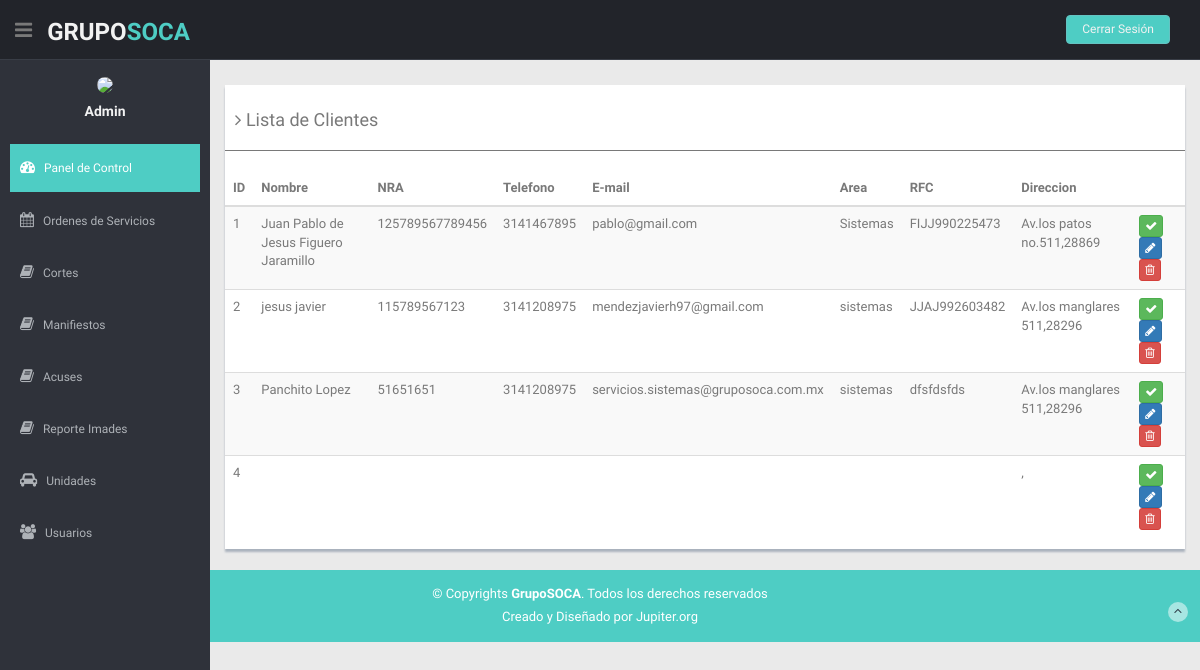
/Resoca/Admin/listar_clientes.php, run on the app's committed database.
### tables this page shows
CREATE TABLE IF NOT EXISTS `clientes` (
  `id` int(11) NOT NULL AUTO_INCREMENT,
  `nombre` varchar(75) NOT NULL,
  `nra` varchar(15) NOT NULL,
  `telefono` varchar(10) DEFAULT NULL,
  `email` varchar(100) NOT NULL,
  `area` varchar(30) DEFAULT NULL,
  `rfc` varchar(13) NOT NULL,
  `dir` varchar(150) DEFAULT NULL,
  `cp` varchar(5) DEFAULT NULL,
  `user` varchar(40) NOT NULL,
  `pwd` varchar(150) NOT NULL,
  `creado` timestamp NOT NULL DEFAULT current_timestamp(),
  PRIMARY KEY (`id`),
  UNIQUE KEY `email` (`email`),
  UNIQUE KEY `rfc` (`rfc`),
  UNIQUE KEY `user` (`user`)
);

### Resoca/Admin/listar_clientes.php (the view, shortened to what this page needs)
<?php
  $nombreServidor = "localhost";
  $nombreUsuario = "root";
  $passwordBaseDeDatos = "";
  $nombreBaseDeDatos = "resoca";
  $conexion = new mysqli($nombreServidor, $nombreUsuario, $passwordBaseDeDatos, $nombreBaseDeDatos);
?>
<!DOCTYPE html>
<html lang="en">
<head>
  <link href="lib/bootstrap/css/bootstrap.min.css" rel="stylesheet">
  <link href="lib/font-awesome/css/font-awesome.css" rel="stylesheet" />
  <link href="lib/advanced-datatable/css/demo_page.css" rel="stylesheet" />
  <link href="lib/advanced-datatable/css/demo_table.css" rel="stylesheet" />
  <link rel="stylesheet" href="lib/advanced-datatable/css/DT_bootstrap.css" />
  <link href="css/style.css" rel="stylesheet">
  <link href="css/style-responsive.css" rel="stylesheet">
</head>
<body>
  <section id="container">
    <header class="header black-bg">
      <div class="sidebar-toggle-box">
        <div class="fa fa-bars tooltips" data-placement="right" data-original-title="Toggle Navigation"></div>
      </div>
      <a href="index.html" class="logo"><b>Grupo<span>SOCA</span></b></a>
      <div class="top-menu">
        <ul class="nav pull-right top-menu">
          <li><a class="logout" href="login.html">Cerrar Sesión</a></li>
        </ul>
      </div>
    </header>
    <aside>
      <div id="sidebar" class="nav-collapse ">
        <ul class="sidebar-menu" id="nav-accordion">
          <p class="centered"><a href="profile.html"><img src="img/favicon.ico" class="img-circle" width="80"></a></p>
          <h5 class="centered">Admin</h5>
          <li class="mt">
            <a class="active" href="index.html">
              <i class="fa fa-dashboard"></i>
              <span>Panel de Control</span>
              </a>
          </li>
          <li class="sub-menu">
            <a href="javascript:;">
              <i class="fa fa-calendar"></i>
              <span>Ordenes de Servicios</span>
              </a>
          </li>
          <li class="sub-menu">
            <a href="javascript:;">
              <i class="fa fa-book"></i>
              <span>Cortes</span>
              </a>
          </li>
          <li class="sub-menu">
            <a href="javascript:;">
              <i class="fa fa-book"></i>
              <span>Manifiestos</span>
              </a>
          </li>
          <li class="sub-menu">
            <a href="javascript:;">
              <i class="fa fa-book"></i>
              <span>Acuses</span>
              </a>
          </li>
          <li class="sub-menu">
            <a href="javascript:;">
              <i class="fa fa-book"></i>
              <span>Reporte Imades</span>
              </a>
          </li>
          <li class="sub-menu">
            <a href="javascript:;">
              <i class="fa fa-car"></i>
              <span>Unidades</span>
              </a>
          </li>
          <li class="sub-menu">
            <a href="javascript:;">
              <i class="fa fa-group"></i>
              <span>Usuarios</span>
              </a>
          </li>
        </ul>
      </div>
    </aside>
    <section id="main-content">
      <section class="wrapper">
      <div class="row mt">
          <div class="col-md-12">
            <div class="content-panel">
              <table class="table table-striped table-advance table-hover">
                <h4><i class="fa fa-angle-right"></i> Lista de Clientes</h4>
                <hr>
                <thead>
                  <tr>
                    <th> ID</th>
                    <th> Nombre</th>
                    <th class="hidden-phone"> NRA</th>
                    <th> Telefono</th>
                    <th> E-mail</th>
                    <th> Area</th>
                    <th> RFC</th>
                    <th> Direccion</th>
                    <th></th>
                  </tr>
                </thead>
                <tbody>
                  <?php
                    $sql="SELECT * FROM clientes";
                    $resultado = $conexion->query($sql);
                    while ($mostrar=mysqli_fetch_array($resultado)) {
                  ?>
                  <tr>
                    <td><?php echo $mostrar['id'] ?></td>
                    <td><?php echo $mostrar['nombre'] ?></td>
                    <td><?php echo $mostrar['nra'] ?></td>
                    <td><?php echo $mostrar['telefono'] ?></td>
                    <td><?php echo $mostrar['email'] ?></td>
                    <td><?php echo $mostrar['area'] ?></td>
                    <td><?php echo $mostrar['rfc'] ?></td>
                    <td><?php echo $mostrar['dir'].",".$mostrar['cp'] ?></td>
                    <td>
                    <button class="btn btn-success btn-xs"><i class="fa fa-check"></i></button>
                      <button class="btn btn-primary btn-xs"><i class="fa fa-pencil"></i></button>
                      <button class="btn btn-danger btn-xs"><i class="fa fa-trash-o "></i></button>
                    </td>
                  </tr>
                 <?php
                    }
                 ?>
                </tbody>
              </table>
            </div>
          </div>
        </div>
      </section>
    </section>
    <footer class="site-footer">
      <div class="text-center">
        <p>
          &copy; Copyrights <strong>GrupoSOCA</strong>. Todos los derechos reservados
        </p>
        <div class="credits">
          Creado y Diseñado por Jupiter.org
        </div>
        <a href="index.html#" class="go-top">
          <i class="fa fa-angle-up"></i>
          </a>
      </div>
    </footer>
  </section>
</body>
</html>

### Resoca/Admin/css/style.css (style rules this page uses)
body { color: #797979; background: #eaeaea; font-family: 'Ruda', sans-serif; padding: 0px !important; margin: 0px !important; font-size:13px; }
ul li { list-style: none; }
a, a:hover, a:focus { text-decoration: none; outline: none; }
#container { width: 100%; height: 100%; }
hr { margin-top: 20px; margin-bottom: 20px; border: 0; border-top: 1px solid #797979; }
.centered { text-align: center; }
.mt { margin-top: 25px; }
ul.top-menu > li > .logout { color: #f2f2f2; font-size: 12px; border-radius: 4px; -webkit-border-radius: 4px; border: 1px solid #64c3c2 !important; padding: 5px 15px; margin-right: 15px; background: #4ECDC4; margin-top: 15px; }
#sidebar { width: 210px; height: 100%; position: fixed; background: #2f323a; }
#sidebar h5 { color: #f2f2f2; font-weight: 700; }
#sidebar ul li { position: relative; }
ul.sidebar-menu , ul.sidebar-menu li ul.sub { margin: -2px 0 0; padding: 0; }
ul.sidebar-menu { margin-top: 75px; }
ul.sidebar-menu li { margin-bottom: 5px; margin-left:10px; margin-right:10px; }
ul.sidebar-menu li.sub-menu { line-height: 15px; }
ul.sidebar-menu li a span { display: inline-block; }
ul.sidebar-menu li a { color: #aeb2b7; text-decoration: none; display: block; padding: 15px 0 15px 10px; font-size: 12px; outline: none; -webkit-transition: all 0.3s ease; -moz-transition: all 0.3s ease; -o-transition: all 0.3s ease; -ms-transition: all 0.3s ease; transition: all 0.3s ease; }
ul.sidebar-menu li a.active, ul.sidebar-menu li a:hover, ul.sidebar-menu li a:focus { background: #4ECDC4; color: #fff; display: block; -webkit-transition: all 0.3s ease; -moz-transition: all 0.3s ease; -o-transition: all 0.3s ease; -ms-transition: all 0.3s ease; transition: all 0.3s ease; }
ul.sidebar-menu li a i { font-size: 15px; padding-right: 6px; }
ul.sidebar-menu li a.active i { color: #fff; }
#main-content { margin-left: 210px; }
.header, .footer { min-height: 60px; padding: 0 15px; }
.header { position: fixed; left: 0; right: 0; z-index: 1002; }
.black-bg { background: #22242a; border-bottom: 1px solid #393d46; }
.wrapper { display: inline-block; margin-top: 60px; padding-left: 15px; padding-right: 15px; padding-bottom: 15px; padding-top: 0px; width: 100%; }
a.logo { font-size: 24px; color: #f2f2f2; float: left; margin-top: 15px; text-transform: uppercase; }
a.logo b { font-weight: 900; }
a.logo span { color: #4ECDC4; }
#top_menu .nav > li, ul.top-menu > li { float: left; }
ul.top-menu > li > a { color: #666666; font-size: 16px; border-radius: 4px; -webkit-border-radius: 4px; border:1px solid #666666 !important; padding: 2px 6px; margin-right: 15px; }
.sidebar-toggle-box { float: left; padding-right: 15px; margin-top: 20px; }
.sidebar-toggle-box .fa-bars { cursor: pointer; display: inline-block; font-size: 20px; }
.content-panel { background: #ffffff; box-shadow: 0px 3px 2px #aab2bd; padding-top: 15px; padding-bottom: 5px; }
.content-panel h4 { margin-left: 10px; }
.site-footer { background: #4ECDC4; color: #fff; padding: 15px 0; }
.site-footer p { margin-bottom: 5px; }
.credits, .credits a { color: #fff; }
.go-top { margin-right: 1%; margin-top: -25px; float: right; background: rgba(255,255,255,.5); width: 20px; height: 20px; border-radius: 50%; -webkit-border-radius: 50%; }
.go-top i { color: #2A3542; }

### data on the page
clientes: id "1", nombre "Juan Pablo de Jesus Figuero Jaramillo", nra "125789567789456", telefono "3141467895", email "pablo@gmail.com", area "Sistemas", rfc "FIJJ990225473", dir "Av.los patos no.511", cp "28869"
clientes: id "2", nombre "jesus javier", nra "115789567123", telefono "3141208975", email "mendezjavierh97@gmail.com", area "sistemas", rfc "JJAJ992603482", dir "Av.los manglares 511", cp "28296"
clientes: id "3", nombre "Panchito Lopez", nra "51651651", telefono "3141208975", email "servicios.sistemas@gruposoca.com.mx", area "sistemas", rfc "dfsfdsfds", dir "Av.los manglares 511", cp "28296"
clientes: id "4"
